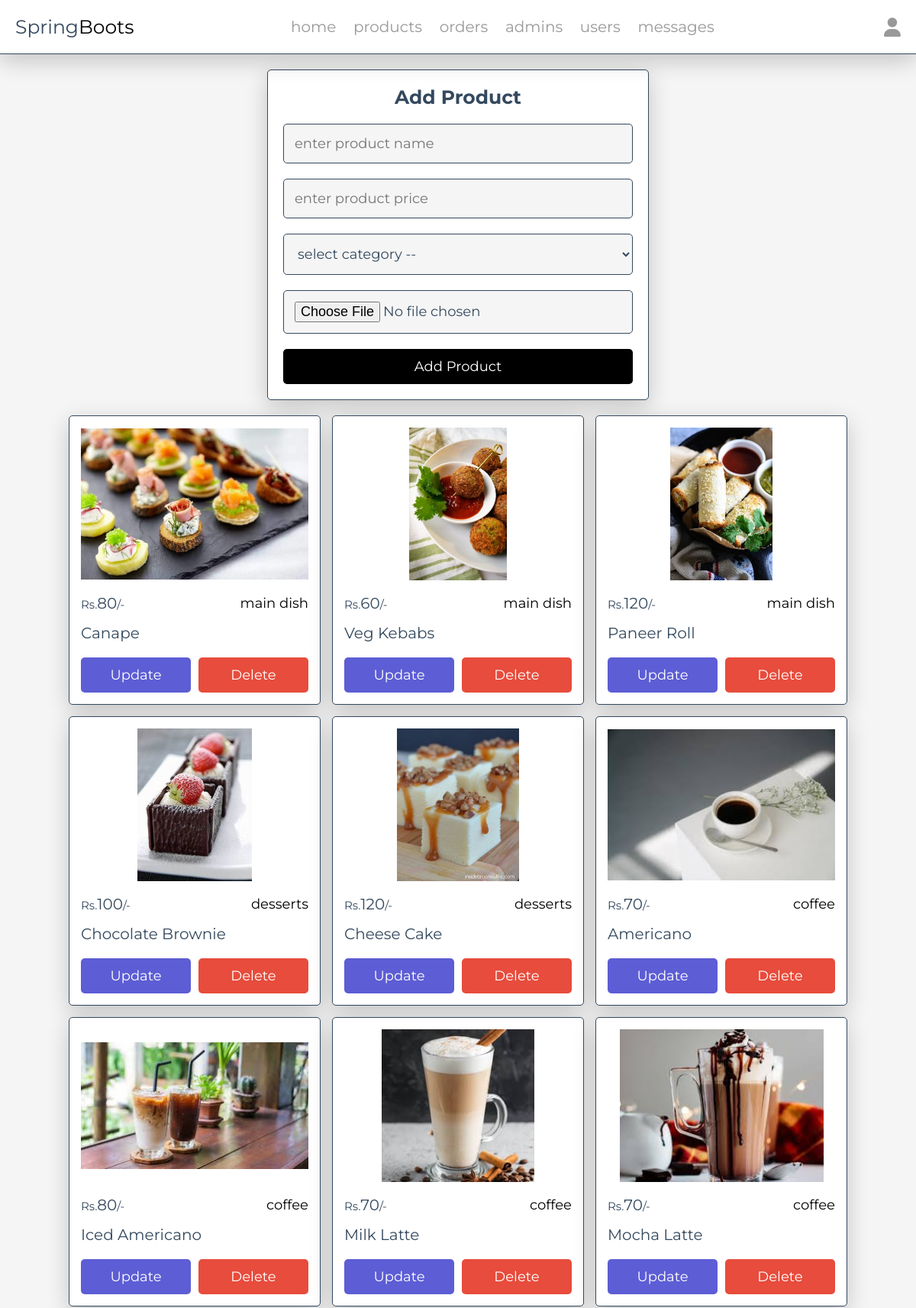
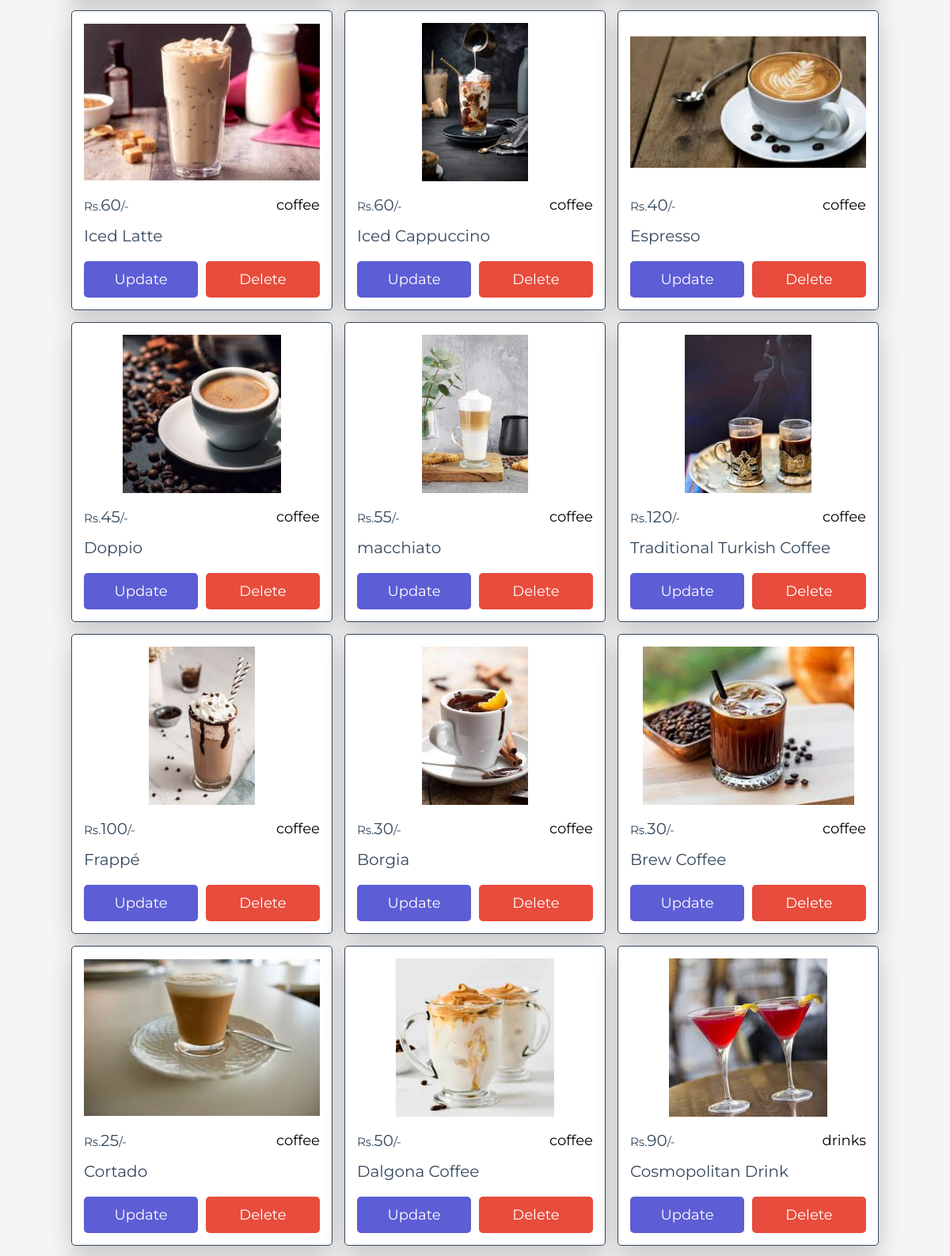
The app's page /Admin_Dashboard/products.php (signed in, upper part) with its own data (2 pictures, top to bottom).
### tables this page shows
CREATE TABLE IF NOT EXISTS `products` (
  `id` int NOT NULL AUTO_INCREMENT,
  `name` varchar(100) NOT NULL,
  `category` varchar(100) NOT NULL,
  `price` int NOT NULL,
  `image` varchar(100) NOT NULL,
  PRIMARY KEY (`id`)
);

### Admin_Dashboard/products.php (the view, shortened to what this page needs)
<?php
include 'connect.php';
?>
<!DOCTYPE html>
<html lang="en">
<head>
<link rel="stylesheet" href="https://cdnjs.cloudflare.com/ajax/libs/font-awesome/6.1.1/css/all.min.css">
<link rel="stylesheet" href="admin_style.css">
</head>
<body>
<?php include 'admin_header.php' ?>
<section class="add-products">
   <form action="" method="POST" enctype="multipart/form-data">
      <h3>add product</h3>
      <input type="text" required placeholder="enter product name" name="name" maxlength="100" class="box">
      <input type="number" min="0" max="9999999999" required placeholder="enter product price" name="price" onkeypress="if(this.value.length == 10) return false;" class="box">
      <select name="category" class="box" required>
         <option value="" disabled selected>select category --</option>
      </select>
      <input type="file" name="image" class="box" accept="image/jpg, image/jpeg, image/png, image/webp" required>
      <input type="submit" value="add product" name="add_product" class="btn">
   </form>
</section>
<section class="show-products" style="padding-top: 0;">
   <div class="box-container">
   <?php
      $show_products = $conn->prepare("SELECT * FROM `products`");
      $show_products->execute();
      if($show_products->rowCount() > 0){
         while($fetch_products = $show_products->fetch(PDO::FETCH_ASSOC)){
   ?>
   <div class="box">
      <img src="../uploaded_img/<?= $fetch_products['image']; ?>" alt="">
      <div class="flex">
         <div class="price"><span>Rs.</span><?= $fetch_products['price']; ?><span>/-</span></div>
         <div class="category"><?= $fetch_products['category']; ?></div>
      </div>
      <div class="name"><?= $fetch_products['name']; ?></div>
      <div class="flex-btn">
         <a href="update_product.php?update=<?= $fetch_products['id']; ?>" class="option-btn">update</a>
         <a href="products.php?delete=<?= $fetch_products['id']; ?>" class="delete-btn">delete</a>
      </div>
   </div>
   <?php
         }
      }else{
         echo '<p class="empty">no products added yet!</p>';
      }
   ?>
   </div>
</section>
</body>
</html>

### Admin_Dashboard/admin_style.css (style rules this page uses)
:root { --main-color:black; --red:#e74c3c; --orange:#5d5dd5; --black:#34495e; --white:#fff; --light-bg:#f5f5f5; --light-color:#999; --border:.1rem solid var(--black); --box-shadow:0 .9rem 3rem rgba(0,0,0,.2); }
* { font-family: 'Montserrat', sans-serif; margin:0; padding:0; box-sizing: border-box; text-decoration: none; outline: none; border:none; }
html { font-size: 62.5%; overflow-x: hidden; }
body { background-color: var(--light-bg); }
section { max-width: 1200px; margin:0 auto; padding:2rem; }
.btn, .delete-btn, .option-btn { display: block; margin-top: 1rem; border-radius: .5rem; cursor: pointer; width: 100%; font-size: 1.8rem; color:var(--white); padding:1.2rem 3rem; text-transform: capitalize; text-align: center; }
.btn { background-color: var(--main-color); }
.delete-btn { background-color: var(--red); }
.option-btn { background-color:#5d5dd5; }
.flex-btn { display: flex; gap:1rem; }
.add-products form { margin:0 auto; max-width: 50rem; background-color: var(--white); border-radius: .5rem; box-shadow: var(--box-shadow); border:var(--border); padding:2rem; text-align: center; }
.add-products form h3 { margin-bottom: 1rem; font-size: 2.5rem; color:var(--black); text-transform: capitalize; }
.add-products form .box { background-color: var(--light-bg); border:var(--border); width: 100%; padding:1.4rem; font-size: 1.8rem; color:var(--black); border-radius: .5rem; margin: 1rem 0; }
.show-products .box-container { display: grid; grid-template-columns: repeat(auto-fit, 33rem); gap:1.5rem; justify-content: center; align-items: flex-start; }
.show-products .box-container .box { background-color: var(--white); border-radius: .5rem; box-shadow: var(--box-shadow); border:var(--border); padding:1.5rem; }
.show-products .box-container .box img { width: 100%; height: 20rem; object-fit: contain; margin-bottom: 1rem; }
.show-products .box-container .box .name { font-size: 2rem; color:var(--black); padding:1rem 0; }
.show-products .box-container .box .flex { display: flex; align-items: center; gap:1rem; justify-content: space-between; }
.show-products .box-container .box .flex .category { font-size: 1.8rem; color:var(--main-color); }
.show-products .box-container .box .flex .price { font-size: 2rem; color:var(--black); margin:.5rem 0; }
.show-products .box-container .box .flex .price span { font-size: 1.5rem; }

### records on screen
products: image (picture), price "80", category "main dish", name "Canape"
products: image (picture), price "60", category "main dish", name "Veg Kebabs"
products: image (picture), price "120", category "main dish", name "Paneer Roll"
products: image (picture), price "100", category "desserts", name "Chocolate Brownie"
products: image (picture), price "120", category "desserts", name "Cheese Cake"
products: image (picture), price "70", category "coffee", name "Americano"
products: image (picture), price "80", category "coffee", name "Iced Americano"
products: image (picture), price "70", category "coffee", name "Milk Latte"
products: image (picture), price "70", category "coffee", name "Mocha Latte"
products: image (picture), price "60", category "coffee", name "Iced Latte"
products: image (picture), price "60", category "coffee", name "Iced Cappuccino"
products: image (picture), price "40", category "coffee", name "Espresso"
products: image (picture), price "45", category "coffee", name "Doppio"
products: image (picture), price "55", category "coffee", name "macchiato"
products: image (picture), price "120", category "coffee", name "Traditional Turkish Coffee"
products: image (picture), price "100", category "coffee", name "Frappé"
products: image (picture), price "30", category "coffee", name "Borgia"
products: image (picture), price "30", category "coffee", name "Brew Coffee"
products: image (picture), price "25", category "coffee", name "Cortado"
products: image (picture), price "50", category "coffee", name "Dalgona Coffee"
products: image (picture), price "90", category "drinks", name "Cosmopolitan Drink"
